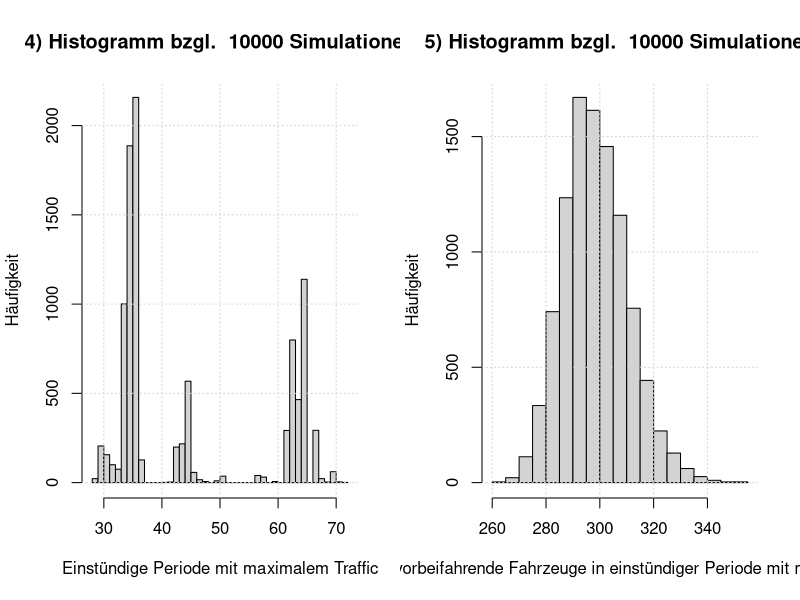
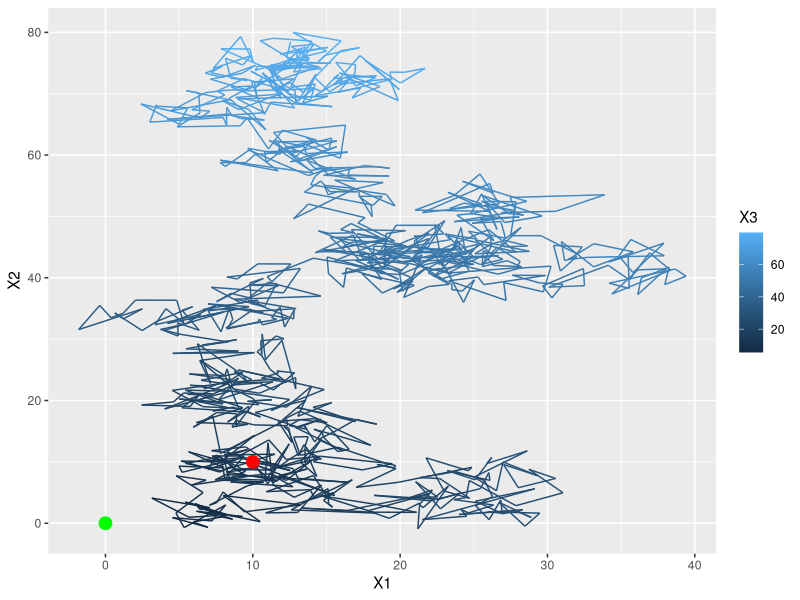
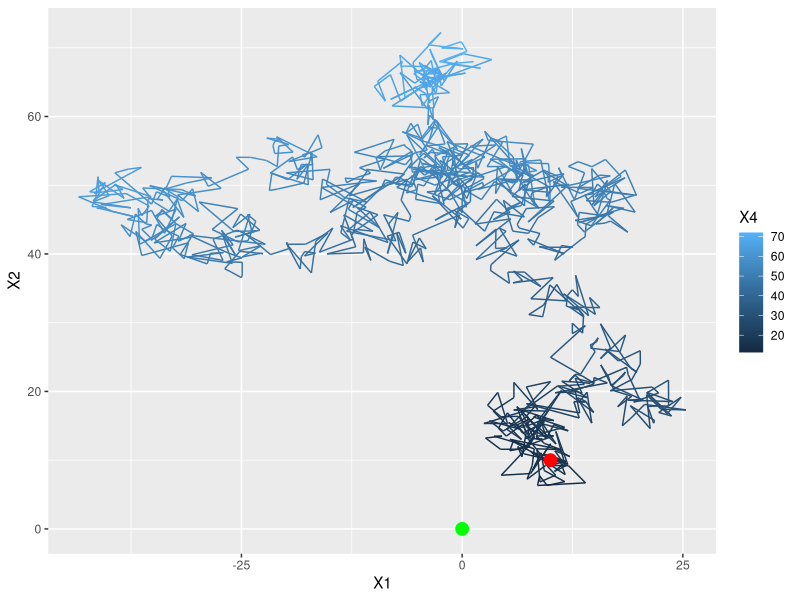
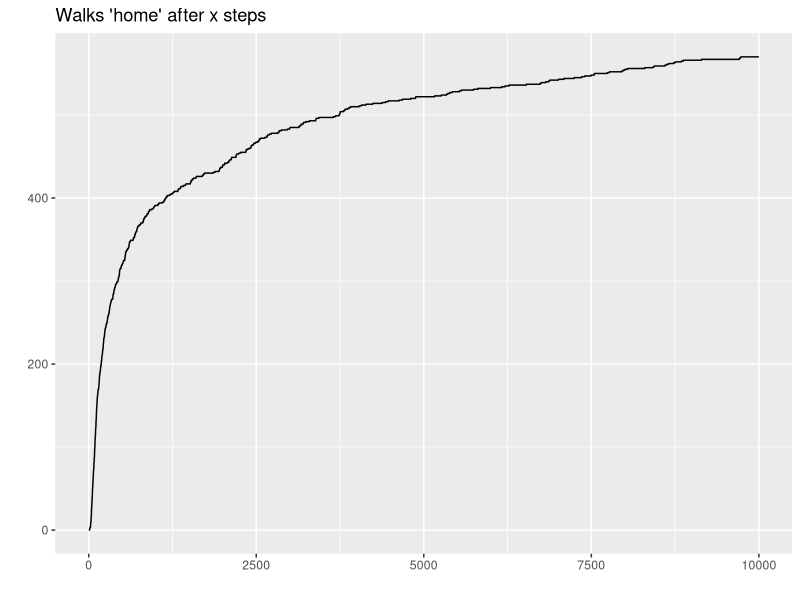
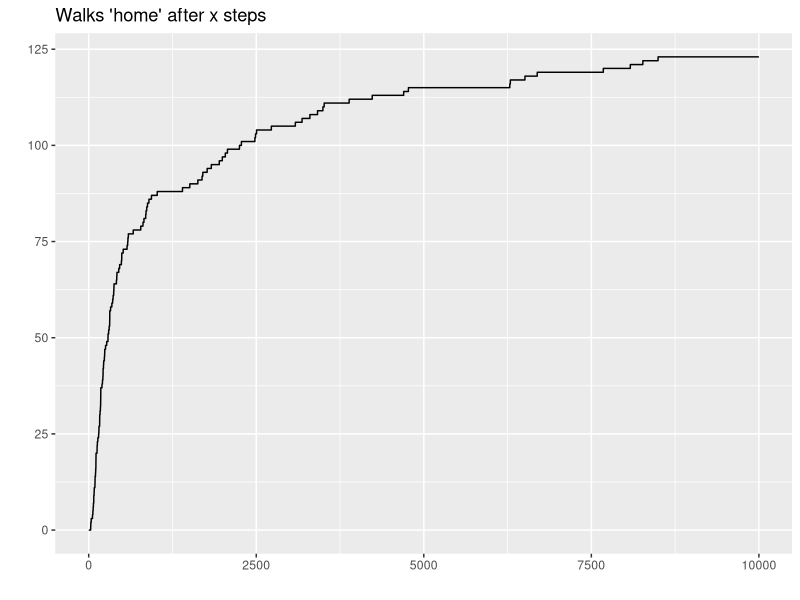

Write the R code that produced these figures, in order. (Note: this script raises an error after producing the figures.)
## ---- chunk 1
# Load libraries
# shit's getting serious
library('ggplot2')
## ---- chunk 2
# Read data
P <- as.matrix(read.csv("data/lungcancer.csv"))
nStates <- dim(P)[1]

# Sanity check
apply(P, 1, sum)
## ---- chunk 3
# Method 1
fnMCMeanSteps1 <- function(x, mu, P, tailProb = 0.01){
  # This function computes the mean number of steps needed to reach state x for
  # a Markov chain defined with initial distribution mu and transition matrix P.
  # 
  # Args:
  #   x:        Target state
  #   mu:       Initial distribution
  #   P:        Transition matrix
  #   tailProb: Tail probability to control approximation
  #   
  # Returns:
  #   Expected number of steps to reach state x for the first time
  
  # Step 0
  cumProbs <- mu[x]
  mean <- mu[x] * 0  # symbolic initialization
  
  # Step 1
  tempProb <- sum(mu[-x] * P[-x, x])
  cumProbs <- cumProbs + tempProb
  mean <- mean + tempProb * 1
  
  # Further steps
  PTilde <- diag(length(mu) - 1)  # initialize PTilde
  k <- 2
  
  while (1-cumProbs >= tailProb) {
    PTilde <- PTilde %*% P[-x, -x]  # Update PTilde
    tempProb <- mu[-x] %*% PTilde %*% P[-x, x]  # Get prob. of hitting time k
    cumProbs <- cumProbs + tempProb  # cumulate probability mass
    mean <- mean + tempProb * k  # update mean
    k <- k+1
  }
  
  # Return mean
  return(as.double(mean))
}
## ---- chunk 4
# Define initial distribution (always begin in state 23 (Lung))
mu <- rep(0, nStates)
mu[23] <- 1

# Expected steps to reach certain position
meanStepsBladder <- fnMCMeanSteps1(5, mu, P, tailProb = 10^-5)
meanStepsBrain <- fnMCMeanSteps1(7, mu, P, tailProb = 10^-5)
meanStepsHeart <- fnMCMeanSteps1(17, mu, P, tailProb = 10^-5)
## ---- chunk 5
# Method 2
fnMCMeanSteps2 <- function(x, mu, P, T = 1000){
  # This function computes the mean number of steps needed to reach state x for
  # a Markov chain defined with initial distribution mu and transition matrix P.
  # This method approximates the mean using 10'000 Markov chain simulations with
  # a maximum of T steps per simulation.
  # 
  # Args:
  #   x:  Target state
  #   mu: Initial distribution
  #   P:  Transition matrix
  #   T:  Maximum length of Markov chain
  #   
  # Returns:
  #   Expected number of steps to reach state x for the first time
  
  # Number of states and simulations
  nStates <- length(mu)
  nSim <- 10^4
  
  # Initialize matrix for markov chains
  matSteps <- matrix(nrow = nSim, ncol = T)
  
  # Sample initial state with mu
  matSteps[, 1] <- sample(1:nStates, nSim, replace = TRUE, prob = mu)
  
  # Write sub-function for state-dependend sampling to use with sapply
  fnMCStep <- function(state){
    return(sample(1:nStates, 1, prob = P[state, ]))
  }
  
  # Simulate markov chains
  for (i in 2:T){
    matSteps[, i] <- sapply(matSteps[, i-1], fnMCStep)
  }
  
  # Get steps needed to reach state x the first time for each simulation
  # Again, we use a sub-function that can be used with apply
  fnFirstTime <- function(mc){
    # Args:
    #   mc: markov chain (vector)
    
    return(which(mc == x)[1])  # returns NA, if state x is not reached at all
  }
  
  mean <- mean(apply(matSteps, 1, fnFirstTime), na.rm = TRUE)
  
  # Return mean
  return(mean)
}
## ---- chunk 6
N <- as.matrix(read.csv("data/traffic.csv", header = TRUE))

# Get vector of 96 data points
Nt <- as.vector(t(N[,2:5]))

# Calculate lambda tilde and lambda as function of t
lambdaTildeT <- Nt
lambdaT <- 1.2 * lambdaTildeT
## ---- chunk 7
fnSimulatePoisson <- function(lambda, n) {
  # This function simulates poisson values based on vector of parameters lambda
  # 
  # Args:
  #   lambda:   Vector of parameters for poisson distribution
  #   n:        Number of simulations
  #   
  # Returns:
  #   Simulated vectors as matrix, where every row is a simulation of one day
  #   therefore the matrix as n rows.
  
  # Get random poisson distributed values for n days
  vSimulated <- rpois(length(lambda)*n, lambda)
  
  # Split data into matrix of form: mSplitted[day, quarter-hour]
  # where day goes from 1 to n and quater-hour from 1 to 96
  mSplitted <- t(matrix(vSimulated, nrow=length(lambda), ncol=n))
  
  return(mSplitted)
}

# Define number of simulations
nSimulations = 10000

# Run poisson simulation, based on parameter values from traffic.csv
mSimulation <- fnSimulatePoisson(lambdaT, nSimulations)
## ---- chunk 8
## Task 1
meanCarsPerDay <- mean(rowSums(mSimulation))

## Task 2
thousandsCar <- NULL
for(i in 1:nSimulations) {
  # Calculate cumulative sums per day (per simulation)
  cumsumDay <- cumsum(mSimulation[i,])
  
  # It's not clear if floor should ne applies only for mean, or also here
  # However, in the end the results seems to be the same
  thousandsCar[i] <- floor(max(which(cumsumDay <= 1000))/4)
}

meanThousandsCar <- floor(mean(thousandsCar))

## Task 3
# Time between 1:30 and 1:45 is at position 7
meanCarsAtNightQuarter <- mean(as.vector(mSimulation[,7]))
# The result is 0, which we can easily explain as lambda is 0 in this timeslot
# More input data, to have a more precise model, would possibly change this

## Task 4/5
maxTrafficPeriodIndices <- NULL
maxTrafficPeriodValues <- NULL
for(i in 1:nSimulations) {
  # Calculate cumulative sums per day (per simulation)
  cumsumDay <- cumsum(mSimulation[i,])
  
  # Initialize new vector
  sumHourlyPeriod <- NULL
  
  # Run from 0.0 to 23.0
  for(j in 1:(length(cumsumDay)-4)) {
    sumHourlyPeriod[j] <- cumsumDay[j+4] - cumsumDay[j]
  }
  
  # Get maximum position and store in vector
  maxTrafficPeriodIndices[i] <- which.max(sumHourlyPeriod)
  maxTrafficPeriodValues[i] <- max(sumHourlyPeriod)
}

par(mfrow = c(1,2))

hist(maxTrafficPeriodIndices,
     breaks = max(maxTrafficPeriodIndices)-min(maxTrafficPeriodIndices),
     main = paste("4) Histogramm bzgl. ", nSimulations, "Simulationen"),
     xlab = "Einstündige Periode mit maximalem Traffic", ylab = "Häufigkeit")
grid()
# where eg. 30 is the time period between 07:15 - 08:15,
# 31 is 07:30 - 08:30, and so on

hist(maxTrafficPeriodValues,
     main = paste("5) Histogramm bzgl. ", nSimulations, "Simulationen"),
     xlab = paste("Anzahl der vorbeifahrende Fahrzeuge in einstündiger Periode",
                  "mit maximalem Traffic"),
     ylab = "Häufigkeit")
grid()
## ---- chunk 9
# check if library is there
require('ggplot2')

fnRandomWalk <- function(d, x, N, R) {
  # This function generates a random walk of dimension d
  #
  #
  dfWalk = data.frame(matrix(nrow=N, ncol=d+1))
  
  n=1
  pos=x
  dfWalk[1,1:d] = pos
  dist = sqrt(sum(pos*pos))
  dfWalk[1,d+1] = dist
  
  while(n<N && R<dist) {
    # Thi is the loop handling the random walk
    rstep <- c(round(rnorm(d),2))
    pos = pos+rstep
    dist <- sqrt(sum(pos*pos))
    dfWalk[n+1,1:d] = pos+rstep
    dfWalk[n+1,d+1] = dist
    n = n+1 
  }
  # na.omit ist necessary to handle random walks exiting after n<N (made it home)
  return(na.omit(dfWalk))
}

set.seed(2567)
humanWalk <- fnRandomWalk(2, c(10,10), 1000, 3)
birdWalk <- fnRandomWalk(3, c(10,10,10), 1000, 3)
## ---- chunk 10
# Plotting human random walk
start <- data.frame(X=10, Y=10, Z=10)
goal <- data.frame(X=0, Y=0, Z=10)
p1 <- ggplot(humanWalk, aes(x=X1, y=X2, color=X3)) +
    geom_path() +
    geom_point(data=start,aes(X,Y),colour='red',size=4) +
    geom_point(data=goal,aes(X,Y),colour='green',size=4)
p1
## ---- chunk 11
# Plotting bird random walk
birdWalk <- fnRandomWalk(3, c(10,10,10), 1000, 3)
p2 <- ggplot(birdWalk, aes(x=X1, y=X2, color=X4)) +
    geom_path() +
    geom_point(data=start,aes(X,Y),colour='red',size=4) +
    geom_point(data=goal,aes(X,Y),colour='green',size=4)
p2

## ---- chunk 12

a <- proc.time()
set.seed(4579)
walks <- 1000
steps <- 10000
length <- 10000
startpos <- c(10,10,10)
R <- 3

randValsX <- matrix(rnorm(walks*steps,0,length/steps),nrow=walks,ncol=steps)
randValsY <- matrix(rnorm(walks*steps,0,length/steps),nrow=walks,ncol=steps)
randValsZ <- matrix(rnorm(walks*steps,0,length/steps),nrow=walks,ncol=steps)
randValsX[,1] <- startpos[1]
randValsY[,1] <- startpos[2]
randValsZ[,1] <- startpos[3]
randValsX <- t(apply(randValsX,1,cumsum))
randValsY <- t(apply(randValsY,1,cumsum))
randValsZ <- t(apply(randValsZ,1,cumsum))

WalksH <- sqrt((randValsX^2)+(randValsY^2)) < R
WalksB <- sqrt(((randValsX^2)+(randValsY^2)+(randValsZ^2))) < R

fnWalkIn <- function(slice) {
  len <- length(slice)
  first <- match(1,slice)
  if(is.finite(first)) {
    slice[first:len] <- 1
  }
  return(slice)
}

WalksH <- t(apply(WalksH,1,fnWalkIn))
WalksB <- t(apply(WalksB,1,fnWalkIn))

b <- proc.time()
b-a
WalksInH <- apply(WalksH,2,sum)
WalksInB <- apply(WalksB,2,sum)

####################################
## ---- chunk 13
H <- qplot(x=1:length(WalksInH), y=WalksInH,geom="line", xlab="", ylab="",
      main="Walks 'home' after x steps")
B <- qplot(x=1:length(WalksInB), y=WalksInB,geom="line", xlab="", ylab="",
      main="Walks 'home' after x steps")
H
B

## ---- chunk 14
#Lalalalala




## ---- chunk 15
# set up
TCall <- 1
r <- 0.04
sigma <- 0.2
X0 <- 100
K <- 100
C <- list()




############# Black-Scholes
d1 <- 1/(sigma*sqrt(TCall))*(log(X0/K)+(r+(0.5*sigma^2))*TCall)
d2 <- d1-sigma*sqrt(TCall)
C$BlackScholes <- X0*pnorm(d1,0,1) - K*exp(-r*TCall)*pnorm(d2,0,1)

############## Monte Carlo
walks <- 1000
steps <- 100
TCalls <- c(seq(0.01,1,1/steps))

randValsBrown <- matrix(rnorm(walks*steps,0,TCalls/steps),nrow=walks,ncol=steps)
randValsBrown <- t(apply(randValsBrown,1,cumsum))
mu <- r
X_t <- X0*exp((mu-0.5*sigma^2)*TCalls+sigma*randValsBrown)

expVals <- (X_t - K)
######
rep.row<-function(x,n){
   matrix(rep(x,each=n),nrow=n)
}
TCalls <- rep.row(TCalls,walks)
######
smth <- exp(-r*TCalls)/(walks)*expVals
smth[smth<0] <- 0
C$MC <- apply(smth/walks,2,sum)

## Euler
#### confusing formula on slides
X_k <- X_k_1 + mu*((k-1)*T)




C$Euler <- NULL
## plotting
plot(C$MC)
abline(h=C$BlackScholes,col='red')
